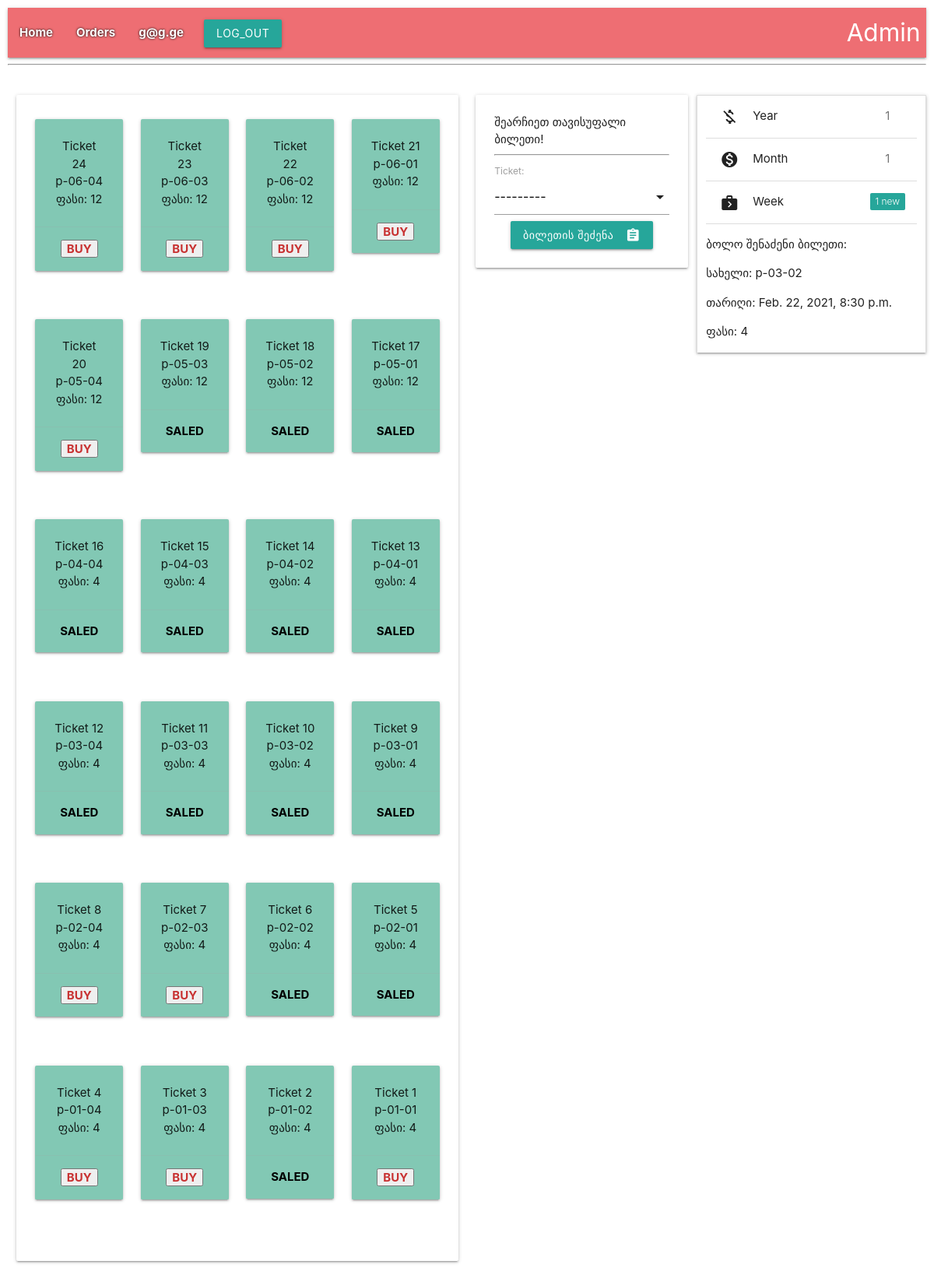
Page /personal/ (signed in) on the committed database.
### user/models.py (models this page shows, shortened)
class User(AbstractUser):
    username = None
    email = models.EmailField(_('email address'), unique=True)
    salary = models.DecimalField(
        max_digits=8, decimal_places=2,
        verbose_name=_('Salary'), help_text='in Lari)', default=Decimal(100)
    )
    phone_number = models.CharField(max_length=50, verbose_name=_('Phone Number'))
    objects = UserManager()
    USERNAME_FIELD = 'email'
    REQUIRED_FIELDS = []
    class Meta:
        verbose_name = _('Employee')
        verbose_name_plural = _('Employees')

### tickets/models.py (models this page shows, shortened)
class Ticket(models.Model):
    name = models.CharField(max_length=24, verbose_name='Name')
    start_time = models.DateTimeField(verbose_name='Start time', default=datetime(2021, 2, 3))
    end_time = models.DateTimeField(verbose_name="End time", default=datetime(2021, 2, 4))
    code = models.IntegerField(unique=True)
    price = models.IntegerField(default=12)
    class StatusType(TextChoices):
        FREE = 'Free', _("Free")
        SALED = 'Saled', _("Saled")
    status = models.CharField(max_length=5, choices=StatusType.choices, default=StatusType.FREE)
    def __str__(self):
        return f'{self.name} - {self.status}'
    class Meta:
        verbose_name = _('Ticket')
        verbose_name_plural = _('Tickets')

class Order(models.Model):
    ticket = models.OneToOneField(
        to='Ticket', on_delete=models.CASCADE,
        related_name='orders'
    )
    t_price = models.IntegerField(default=0)
    sale_date = models.DateTimeField(verbose_name="Sale time", auto_now_add=True)
    user = models.ForeignKey(to='user.User', on_delete=models.PROTECT, related_name='orders')
    class Meta:
        verbose_name = _('Order')
        verbose_name_plural = _('Orders')

### tickets/views.py (the view, shortened to what this page needs)
# urls.py: path('personal/', lr(personal), name='personal'),
def personal(request: WSGIRequest) -> HttpResponse:
    order_form1 = OrderModelForm1()
    order_form2 = OrderModelForm2()
    q1 = request.POST.get('ticket')
    personal_page: User = get_object_or_404(User.objects.all(), pk=request.user.id)
    last = personal_page.orders.all().order_by('-sale_date')
    if len(last) > 0:
        last = last[0]
    now = timezone.now()
    person_salary_info = personal_page.orders.all().annotate(
        earned_per_order=Sum('t_price')).aggregate(
        earned_money_year=Sum(
            'earned_per_order',
            filter=Q(sale_date__gte=now - timezone.timedelta(days=365))
        ),
        washed_last_year=Count(
            'id',
            filter=Q(sale_date__gte=now - timezone.timedelta(days=365))
        ),
        earned_money_month=Sum(
            'earned_per_order',
            filter=Q(sale_date__gte=now - timezone.timedelta(weeks=4))
        ),
        washed_last_month=Count(
            'id',
            filter=Q(sale_date__gte=now - timezone.timedelta(weeks=4))
        ),
        earned_money_week=Sum(
            'earned_per_order',
            filter=Q(sale_date__gte=now - timezone.timedelta(days=7))
        ),
        washed_last_week=Count(
            'id',
            filter=Q(sale_date__gte=now - timezone.timedelta(days=7))
        )
    )
    ticket_list = Ticket.objects.all().order_by('-pk')
    return render(request, template_name='tickets/personal.html', context={
        'form': order_form1,
        'personal': personal_page,
        'ticket_list': ticket_list,
        'last': last,
        **person_salary_info,
    })

### tickets/forms.py
class OrderModelForm1(forms.ModelForm):
    class Meta:
        widgets = {'sale_date': DateTimeInput()}
        model = Order
        fields = ('ticket',)

### templates/tickets/personal.html (shortened to what this page needs)
{% extends 'base.html' %}
{% block content %}
<hr>
<div class="row"></div>
<div class="row">
    <div class="col s12 m6 l6">
        <div class="card">
            <div class="card-content">
                {% for ticket in ticket_list %}
                {% if forloop.counter0|divisibleby:4 %}
                <div class="row">
                    {% endif %}
                    <div class="col s12 m3 l3 center">
                        <div class="row">
                            <div class="col s12">
                                <div class="card" style="background-color: rgb(130,200,180);">
                                    <div class="card-content">
                                        <p>Ticket {{ ticket.pk }}</p>
                                        <p>{{ ticket.name }}</p>
                                        <p>ფასი: {{ ticket.price }}</p>
                                    </div>
                                    <div class="card-action">
                                        {% if ticket.orders %}
                                        <span style="color: rgb(0,0,0); font-weight: bold;">SALED</span>
                                        {% else %}
                <form action="{% url 'tickets:personal' %}" method="post">
                    <input type="submit" style="color:rgb(200,50,50); font-weight: bold;" name="buy" value="BUY">
                </form>
                                        {% endif %}
                                    </div>
                                </div>
                            </div>
                        </div>
                    </div>
                    {% if forloop.counter|divisibleby:4 or forloop.last %}
                </div>
                {% endif %}
                {% endfor %}
            </div>
        </div>
    </div>
    <div class="col s12 m3">
        <div class="card">
            <div class="card-content">
                <p>შეარჩიეთ თავისუფალი ბილეთი!</p>
                <hr>
                <form action="{% url 'tickets:personal' %}" method="post">
                    {{ form.as_p }}
                    <div style="text-align:center">
                        <button class="btn waves-effect waves-light" type="submit" name="action">
                            ბილეთის შეძენა
                            <i class="material-icons right">assignment</i>
                        </button>
                    </div>
                </form>
            </div>
        </div>
    </div>
    <div class="col s12 m3">
        <div class="row">
            <div class="card-content">
                <ul class="col s12 collapsible">
                    <li>
                        <div class="collapsible-header">
                            <i class="material-icons">money_off</i>
                            Year
                            <span class="badge">1</span></div>
                    </li>
                    <li>
                        <div class="collapsible-header">
                            <i class="material-icons">monetization_on</i>
                            Month
                            <span class="badge">1</span></div>
                    </li>
                    <li>
                        <div class="collapsible-header">
                            <i class="material-icons">next_week</i>
                            Week
                            <span class="new badge">1</span>
                        </div>
                    </li>
                    <li>
                        {% if last %}
                        <p>ბოლო შენაძენი ბილეთი:</p>
                        <p>სახელი: {{ last.ticket.name }} </p>
                        <p>თარიღი: {{ last.sale_date }} </p>
                        <p>ფასი: {{ last.t_price }}</p>
                        {% else %}
                        <p><b>თქვენ ჯერ არ შეგიძენიათ ბილეთი.</b></p>
                        {% endif %}
                    </li>
                </ul>
            </div>
        </div>
    </div>
</div>
{% endblock %}

### templates/partials/header.html (shortened to what this page needs)
<nav style="padding= 20px;">
    <div class="nav-wrapper">
      <ul id="nav-mobile" class="left hide-on-med-and-down">
        <li style="color: rgb(100,30,30); font-weight: bold; text-shadow: 0 0 3px #000000;"><a href="{% url 'tickets:index' %}">Home</a></li>
        {% if user.is_authenticated %}
          <li style="color: rgb(100,30,30); font-weight: bold; text-shadow: 0 0 3px #000000;"><a href="{% url 'tickets:order' %}">Orders</a></li>
          <li style="color: rgb(100,30,30); font-weight: bold; text-shadow: 0 0 3px #000000;"><a href="{% url 'tickets:personal' %}">{{ user.email }}</a></li>
          <li>
            <form action="{% url 'user:user_logout' %}" method="POST">
                <div class="row">
                    <div class="col s12">
                        <button class="btn waves-effect waves-light" type="submit" name="action">
                            Log_out
                        </button>
                    </div>
                </div>
            </form>
        {% else %}
        <li><a href="{% url 'user:user_login' %}" style="color: rgb(100,30,30); font-weight: bold; text-shadow: 0 0 3px #ffffff; float: right;">
            Log-in
        </a></li>
        {% endif %}
          <li><a href="{% url 'admin:index' %}" class="brand-logo right">
              Admin</a></li>
      </ul>
    </div>
</nav>

### rows in the picture
User: email "g@g.ge"
Ticket: pk "24", name "p-06-04", price "12"
Ticket: pk "23", name "p-06-03", price "12"
Ticket: pk "22", name "p-06-02", price "12"
Ticket: pk "21", name "p-06-01", price "12"
Ticket: pk "20", name "p-05-04", price "12"
Ticket: pk "19", name "p-05-03", price "12", shows "SALED"
Ticket: pk "18", name "p-05-02", price "12", shows "SALED"
Ticket: pk "17", name "p-05-01", price "12", shows "SALED"
Ticket: pk "16", name "p-04-04", price "4", shows "SALED"
Ticket: pk "15", name "p-04-03", price "4", shows "SALED"
Ticket: pk "14", name "p-04-02", price "4", shows "SALED"
Ticket: pk "13", name "p-04-01", price "4", shows "SALED"
Ticket: pk "12", name "p-03-04", price "4", shows "SALED"
Ticket: pk "11", name "p-03-03", price "4", shows "SALED"
Ticket: pk "10", name "p-03-02", price "4", shows "SALED"
Ticket: pk "9", name "p-03-01", price "4", shows "SALED"
Ticket: pk "8", name "p-02-04", price "4"
Ticket: pk "7", name "p-02-03", price "4"
Ticket: pk "6", name "p-02-02", price "4", shows "SALED"
Ticket: pk "5", name "p-02-01", price "4", shows "SALED"
Ticket: pk "4", name "p-01-04", price "4"
Ticket: pk "3", name "p-01-03", price "4"
Ticket: pk "2", name "p-01-02", price "4", shows "SALED"
Ticket: pk "1", name "p-01-01", price "4", as_p "Ticket:"
Order: ticket.name "p-03-02", sale_date "Feb. 22, 2021, 8:30 p.m.", t_price "4"
